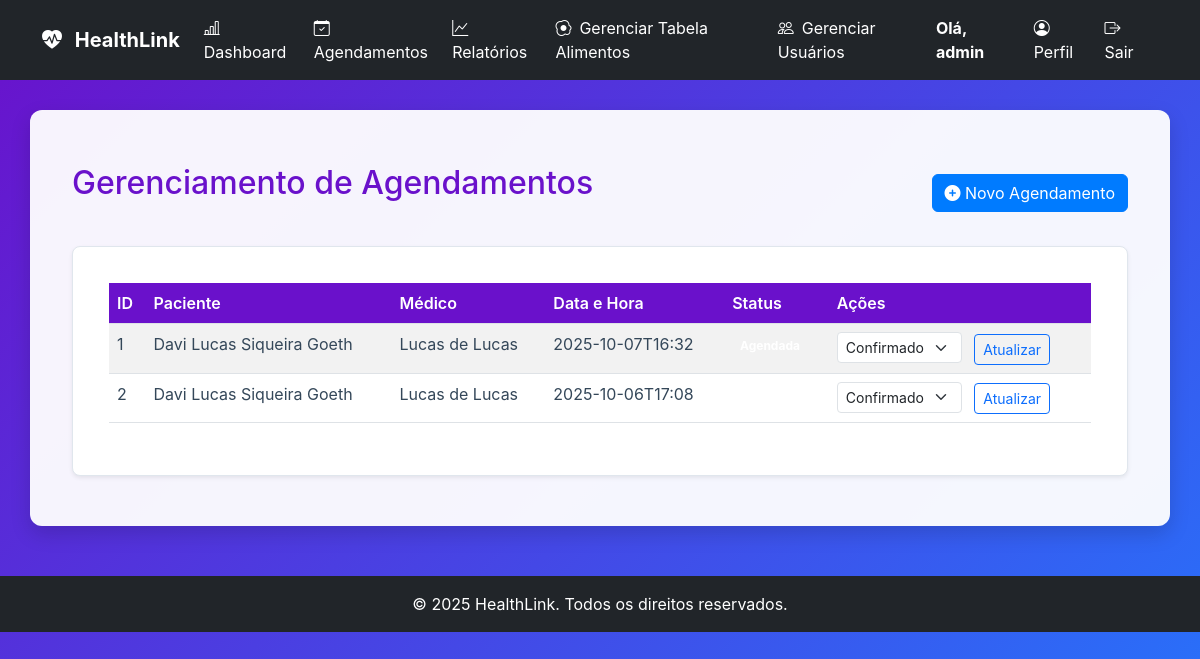
Page /gerenciar_agendamentos (signed in) on the committed database.
### tables this page shows
CREATE TABLE users (
                    id INTEGER PRIMARY KEY,
                    username TEXT UNIQUE NOT NULL,
                    password_hash TEXT NOT NULL,
                    role TEXT NOT NULL DEFAULT 'paciente',
                    email TEXT,
                    nome TEXT,
                    razao_ic REAL,
                    fator_sensibilidade REAL,
                    data_nascimento TEXT,
                    sexo TEXT
                , nome_completo TEXT, telefone TEXT, medico_id INTEGER, meta_glicemia INTEGER, documento TEXT, crm TEXT, especialidade TEXT, cns TEXT, ric_manha REAL, ric_almoco REAL, ric_jantar REAL, fsi_manha REAL, fsi_almoco REAL, fsi_jantar REAL);

CREATE TABLE agendamentos (
                    id INTEGER PRIMARY KEY,
                    paciente_id INTEGER NOT NULL,
                    medico_id INTEGER NOT NULL,
                    data_hora TEXT NOT NULL,
                    status TEXT NOT NULL, observacoes TEXT,
                    FOREIGN KEY (paciente_id) REFERENCES users (id),
                    FOREIGN KEY (medico_id) REFERENCES users (id)
                );

### app.py (the view)
@app.route('/gerenciar_agendamentos')
@login_required
def gerenciar_agendamentos():
    if not current_user.is_medico and not current_user.is_admin:
        flash('Acesso não autorizado.', 'danger')
        return redirect(url_for('dashboard'))
    agendamentos = db_manager.buscar_todos_agendamentos()
    return render_template('gerenciar_agendamentos.html', agendamentos=agendamentos)

### app.py (called while the page is built)
@app.context_processor
def inject_now():
    return {'now': datetime.now}

### database_manager.py (called while the page is built)
    def get_db_connection(self):
        conn = sqlite3.connect(self.db_path)
        conn.execute("PRAGMA foreign_keys = ON;")
        conn.row_factory = sqlite3.Row
        return conn

    def carregar_usuario_por_id(self, user_id):
        conn = self.get_db_connection()
        user_data = conn.execute(
            "SELECT id, username, role, email, nome_completo, razao_ic, fator_sensibilidade, data_nascimento, sexo, telefone, medico_id FROM users WHERE id = ?",
            (user_id,)
        ).fetchone()
        conn.close()
        return dict(user_data) if user_data else None

    def buscar_todos_agendamentos(self):
        query = """
        SELECT
            a.id, a.data_hora, a.status,
            p.nome_completo AS paciente_nome,
            m.nome_completo AS medico_nome
        FROM agendamentos a
        JOIN users p ON a.paciente_id = p.id
        JOIN users m ON a.medico_id = m.id
        ORDER BY a.data_hora DESC
        """
        try:
            with self.get_db_connection() as conn:
                conn.row_factory = sqlite3.Row
                cursor = conn.cursor()
                cursor.execute(query)
                return [dict(row) for row in cursor.fetchall()]
        except Exception as e:
            print(f"Erro ao buscar todos os agendamentos: {e}")
            return []

### models.py (called while the page is built)
    @property
    def is_medico(self):
        return self.role in ['medico', 'admin']

    @property
    def is_paciente(self):
        return self.role == 'paciente' or self.role == 'user'

### templates/gerenciar_agendamentos.html (shortened to what this page needs)
{% extends "base.html" %}
{% block content %}
<div class="container-fluid mt-4">
    <div class="d-flex justify-content-between align-items-center mb-4">
        <h2>Gerenciamento de Agendamentos</h2>
        <a href="{{ url_for('agendar_consulta') }}" class="btn btn-primary">
            <i class="fas fa-plus-circle"></i> Novo Agendamento
        </a>
    </div>
    <div class="card shadow-sm">
        <div class="card-body">
            <div class="table-responsive">
                <table class="table table-striped table-hover">
                    <thead>
                        <tr>
                            <th>ID</th>
                            <th>Paciente</th>
                            <th>Médico</th>
                            <th>Data e Hora</th>
                            <th>Status</th>
                            <th>Ações</th>
                        </tr>
                    </thead>
                    <tbody>
                        {% if agendamentos %}
                        {% for agendamento in agendamentos %}
                        <tr>
                            <td>{{ agendamento.id }}</td>
                            <td>{{ agendamento.paciente_nome }}</td>
                            <td>{{ agendamento.medico_nome }}</td>
                            <td>{{ agendamento.data_hora }}</td>
                            <td>
                                <span class="badge
                                        ">
                                </span>
                            </td>
                            <td>
                                <form
                                    action="{{ url_for('atualizar_status_agendamento', agendamento_id=agendamento.id) }}"
                                    method="post" class="d-inline">
                                    <select name="novo_status"
                                        class="form-select form-select-sm d-inline-block w-auto me-2">
                                        <option value="confirmado" >Confirmado</option>
                                    </select>
                                    <button type="submit" class="btn btn-sm btn-outline-primary">Atualizar</button>
                                </form>
                            </td>
                        </tr>
                        {% endfor %}
                        {% else %}
                        <tr>
                            <td colspan="6" class="text-center">Nenhum agendamento encontrado.</td>
                        </tr>
                        {% endif %}
                    </tbody>
                </table>
            </div>
        </div>
    </div>
</div>
{% endblock %}

### templates/base.html (shortened to what this page needs)
<!DOCTYPE html>
<html lang="pt-br">
<head>
    <link href="https://cdn.jsdelivr.net/npm/bootstrap@5.3.0/dist/css/bootstrap.min.css" rel="stylesheet">
    <link href="https://cdn.jsdelivr.net/npm/bootstrap-icons/font/bootstrap-icons.css" rel="stylesheet">
    <link rel="stylesheet" href="https://cdnjs.cloudflare.com/ajax/libs/font-awesome/6.0.0-beta3/css/all.min.css">
    <link rel="stylesheet" href="{{ url_for('static', filename='css/style.css') }}">
</head>
<body>
    <nav class="navbar navbar-expand-lg navbar-dark bg-dark">
        <div class="container">
            <a class="navbar-brand fw-bold" href="{{ url_for('index') }}">
                <i class="bi bi-heart-pulse-fill me-2"></i> HealthLink
            </a>
            <div class="collapse navbar-collapse" id="navbarNav">
                <ul class="navbar-nav me-auto">
                    {% if current_user.is_authenticated %}
                    <li class="nav-item">
                        <a class="nav-link" href="{{ url_for('dashboard') }}">
                            <i class="bi bi-bar-chart-line me-2"></i>Dashboard
                        </a>
                    </li>
                    {% if current_user.is_paciente %}
                    <li class="nav-item">
                        <a class="nav-link" href="{{ url_for('registros') }}">
                            <i class="bi bi-journal-text me-2"></i>Meus Registros
                        </a>
                    </li>
                    <li class="nav-item">
                        <a class="nav-link" href="{{ url_for('relatorios.relatorios_page') }}">
                            <i class="bi bi-graph-up me-2"></i>Relatórios
                        </a>
                    </li>
                    <li class="nav-item">
                        <a class="nav-link" href="{{ url_for('registrar_glicemia') }}">
                            <i class="bi bi-droplet-fill me-2"></i>Registrar Glicemia
                        </a>
                    </li>
                    <li class="nav-item">
                        <a class="nav-link" href="{{ url_for('registrar_refeicao') }}">
                            <i class="bi bi-utensils me-2"></i>Registrar Refeição
                        </a>
                    </li>
                    <li class="nav-item">
                        <a class="nav-link" href="{{ url_for('minhas_consultas') }}">
                            <i class="bi bi-calendar-event me-2"></i>Minhas Consultas
                        </a>
                    </li>
                    {% elif current_user.role in ['medico', 'secretario', 'admin'] %}
                    <li class="nav-item">
                        <a class="nav-link" href="{{ url_for('gerenciar_agendamentos') }}">
                            <i class="bi bi-calendar-check me-2"></i>Agendamentos
                        </a>
                    </li>
                    <li class="nav-item">
                        <a class="nav-link" href="{{ url_for('relatorios.relatorios_page') }}">
                            <i class="bi bi-graph-up me-2"></i>Relatórios
                        </a>
                    </li>
                    {% if current_user.role in ['secretario', 'admin'] %}
                    <li class="nav-item">
                        <a class="nav-link" href="{{ url_for('registrar_alimento_redirect') }}">
                            <i class="bi bi-egg-fried me-2"></i>Gerenciar Tabela Alimentos
                        </a>
                    </li>
                    <li class="nav-item">
                        <a class="nav-link" href="{{ url_for('gerenciar_usuarios') }}">
                            <i class="bi bi-people me-2"></i>Gerenciar Usuários
                        </a>
                    </li>
                    {% endif %}
                    {% endif %}
                    {% endif %}
                </ul>
                <ul class="navbar-nav">
                    {% if current_user.is_authenticated %}
                    <li class="nav-item me-3 d-flex align-items-center">
                        <span class="navbar-text text-white fw-bold">
                            Olá, {{ current_user.username or current_user.nome_completo }}
                        </span>
                    </li>
                    <li class="nav-item">
                        <a class="nav-link" href="{{ url_for('perfil_paciente', paciente_id=current_user.id) }}">
                            <i class="bi bi-person-circle me-2"></i>Perfil
                        </a>
                    </li>
                    <li class="nav-item">
                        <a class="nav-link text-danger" href="{{ url_for('logout') }}">
                            <i class="bi bi-box-arrow-right me-2"></i>Sair
                        </a>
                    </li>
                    {% endif %}
                </ul>
            </div>
        </div>
    </nav>
    <main id="main-content">
        <div class="container">
            {% block content %}
            {% endblock %}
        </div>
    </main>
    <footer class="text-white text-center py-3 mt-5 bg-dark">
        &copy; {{ now().year }} HealthLink. Todos os direitos reservados.
    </footer>
</body>
</html>

### static/css/style.css (style rules this page uses)
:root { --primary-color: #007bff; --accent-color: #6a11cb; --text-dark: #344759; --text-light: white; --gradient-bg: linear-gradient(135deg, #6a11cb 0%, #2575fc 100%); --success-color: #28a745; --danger-color: #dc3545; --info-color: #17a2b8; --shadow-sm: 0 2px 4px rgba(0, 0, 0, 0.1); --shadow-lg: 0 8px 20px rgba(0, 0, 0, 0.15); }
body, html { margin: 0; padding: 0; height: 100%; font-family: -apple-system, BlinkMacSystemFont, "Segoe UI", Roboto, "Helvetica Neue", Arial, sans-serif; color: var(--text-dark); }
#app-wrapper, body { background: var(--gradient-bg); min-height: 100vh; }
#main-content { background-color: rgba(255, 255, 255, 0.95); border-radius: 12px; box-shadow: var(--shadow-lg); padding: 30px; margin: 30px auto 50px auto; max-width: 1200px; width: 95%; display: block; }
#main-content .container { max-width: 100%; width: 100%; margin-top: 0; padding: 0; background-color: transparent; }
.navbar-nav .nav-link, .navbar-brand { color: var(--text-light) !important; }
h1, h2, h3 { color: var(--accent-color); margin-top: 0; margin-bottom: 20px; }
.card { background-color: white; border: 1px solid #e0e6ed; border-radius: 8px; box-shadow: var(--shadow-sm); padding: 20px; margin-bottom: 20px; }
.btn-primary { background-color: var(--primary-color); border-color: var(--primary-color); color: white; }
.table th { background-color: var(--accent-color); color: white; font-weight: bold; }
.table td { color: var(--text-dark); }
.table thead { background-color: #5d2590; }
.table th { color: white; font-weight: 600; }

### rows in the picture
users: username "admin"
agendamentos: id "1", paciente_nome "Davi Lucas Siqueira Goeth", medico_nome "Lucas de Lucas", data_hora "2025-10-07T16:32"
agendamentos: id "2", paciente_nome "Davi Lucas Siqueira Goeth", medico_nome "Lucas de Lucas", data_hora "2025-10-06T17:08"
